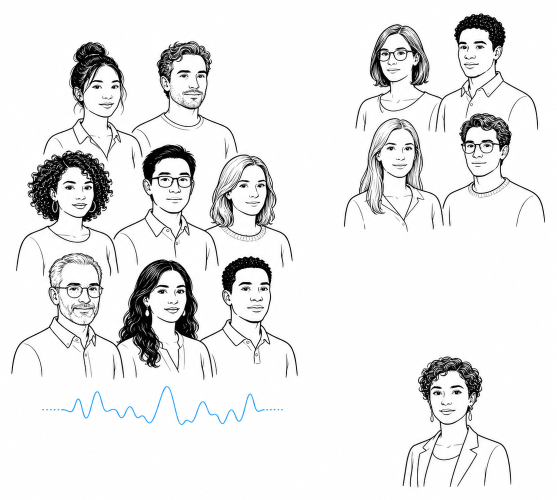
#> input picture figures/assets/participant_split_illustration.png, 1114 x 999 px (shown at 1/2 size); its folder holds only this picture in this run
$ python make_fig_protocol_hybrid.py
#> lines starting #> are read from the running program, lines starting #| are printed output that depends on the picture
"""Hybrid illustrated/vector normalization-sensitivity protocol figure.

The participant vignette is an illustration asset. All scientific geometry,
labels, transformations, arrows, and estimands are generated deterministically
with Matplotlib.
"""
from pathlib import Path

import matplotlib
matplotlib.use("Agg")
import matplotlib.pyplot as plt
import matplotlib.patheffects as pe
import numpy as np
from matplotlib.image import imread
from matplotlib.patches import Circle, FancyArrowPatch, FancyBboxPatch

HERE = Path(__file__).resolve().parent
ASSET = HERE / "assets" / "participant_split_illustration.png"

W_IN, H_IN = 12.8, 7.2
XMAX, YMAX = 100.0, 56.25

WHITE = "#FFFFFF"
BLACK = "#000000"
INK = "#202124"
MID = "#676767"
LIGHT = "#D8D8D8"
PALE = "#F5F5F3"
BLUE = "#56B4E9"       # Okabe-Ito sky blue
BLUE_DARK = "#0072B2"  # Okabe-Ito blue for readable type
VERM = "#D55E00"       # Okabe-Ito vermillion
GREEN = "#009E73"      # Okabe-Ito bluish green
ORANGE = "#E69F00"     # Okabe-Ito orange, used sparingly

plt.rcParams.update({
    "font.family": "sans-serif",
    "font.sans-serif": ["Segoe UI", "Arial", "DejaVu Sans"],
    "font.size": 8.0,
    "mathtext.fontset": "stix",
    "figure.facecolor": WHITE,
    "axes.facecolor": WHITE,
    "pdf.fonttype": 42,
    "ps.fonttype": 42,
    "lines.solid_capstyle": "round",
})


def rounded(ax, x0, y0, x1, y1, fc=WHITE, ec=LIGHT, lw=0.8,
            radius=0.9, z=2, shadow=False):
    patch = FancyBboxPatch(
        (x0, y0), x1 - x0, y1 - y0,
        boxstyle="round,pad=0,rounding_size=%.2f" % radius,
        facecolor=fc, edgecolor=ec, linewidth=lw, zorder=z,
    )
    if shadow:
        patch.set_path_effects([
            pe.SimplePatchShadow(offset=(0.45, -0.55), alpha=0.08, rho=0.99),
            pe.Normal(),
        ])
    ax.add_patch(patch)
    return patch


def arrow(ax, start, end, color=BLACK, lw=1.0, mutation=7,
          style="-|>", curve=0.0, ls="-", z=6):
    patch = FancyArrowPatch(
        start, end, arrowstyle=style, mutation_scale=mutation,
        color=color, linewidth=lw, linestyle=ls,
        connectionstyle="arc3,rad=%.3f" % curve,
        shrinkA=0, shrinkB=0, zorder=z,
    )
    ax.add_patch(patch)
    return patch


def label(ax, x, y, text, color=BLACK, size=7.0, weight="regular",
          ha="center", va="center", z=8, **kwargs):
    return ax.text(x, y, text, color=color, fontsize=size, weight=weight,
                   ha=ha, va=va, zorder=z, **kwargs)


def method_pill(ax, x, y, text, edge, width):
    rounded(ax, x - width / 2, y - 1.05, x + width / 2, y + 1.05,
            fc=WHITE, ec=edge, lw=0.9, radius=1.05, z=4)
    label(ax, x, y, text, color=INK, size=6.25, weight="medium")


def response(t, shift=0.0, width=0.15, shoulder=0.20):
    main = np.exp(-0.5 * ((t - (0.42 + shift)) / width) ** 2)
    tail = shoulder * np.exp(-0.5 * ((t - (0.72 + shift / 2)) / 0.13) ** 2)
    return main + tail


def plot_curve(ax, x0, x1, baseline, amplitude, color, shift=0.0,
               width=0.15, lw=1.25, alpha=1.0, ls="-", z=6):
    t = np.linspace(0.0, 1.0, 180)
    curve = response(t, shift=shift, width=width)
    x = x0 + (x1 - x0) * t
    y = baseline + amplitude * curve
    ax.plot(x, y, color=color, lw=lw, alpha=alpha, ls=ls, zorder=z)
    return t, x, y


def panel_header(ax, x, y, text, color=BLACK, align="left"):
    label(ax, x, y, text, color=color, size=8.2, weight="semibold",
          ha=align, va="center")


def participant_panel(ax):
    panel_header(ax, 1.3, 53.2, "PARTICIPANT SPLIT")
    img = imread(ASSET)
    ax.imshow(img, extent=(1.0, 19.0, 17.8, 34.0), origin="upper",
              interpolation="lanczos", zorder=1, aspect="auto")

    label(ax, 5.8, 35.3, "COHORT", size=6.5, weight="semibold")
    label(ax, 15.2, 35.3, "TRAINING", size=6.5, weight="semibold")
    label(ax, 15.7, 16.4, "HELD-OUT", size=6.5, weight="semibold")
    label(ax, 15.2, 33.8, "fit", color=MID, size=5.8)
    label(ax, 15.7, 15.0, "score", color=MID, size=5.8)

    # Fork arrows occupy the white gap deliberately left in the illustration.
    ax.plot([9.9, 11.5], [26.5, 26.5], color=BLACK, lw=0.9, zorder=5)
    arrow(ax, (11.5, 26.5), (13.3, 30.1), lw=0.9, mutation=6)
    arrow(ax, (11.5, 26.5), (13.4, 21.0), lw=0.9, mutation=6)

    # The held-out complete-record diagnostic is explicitly outside fitting.
    rounded(ax, 12.0, 9.1, 19.0, 13.0, fc=WHITE, ec=VERM,
            lw=0.9, radius=0.75, z=4)
    label(ax, 15.5, 11.05, "complete record", color=VERM,
          size=6.0, weight="semibold")
    arrow(ax, (15.7, 14.0), (15.7, 13.1), color=VERM,
          lw=0.9, mutation=6)


def retained_panel(ax):
    panel_header(ax, 23.0, 53.2, "LEVEL RETAINED", color=BLUE_DARK)
    label(ax, 23.0, 50.7, "between-participant height remains visible",
          color=MID, size=6.1, ha="left")

    # One shared ruler and paired pre/post locations. The same three subject
    # baselines are used on both sides, so separation is exact by construction.
    ax.plot([24.6, 24.6], [34.0, 48.4], color=BLACK, lw=0.9, zorder=5)
    for yy in (35.5, 41.0, 46.5):
        ax.plot([24.25, 24.95], [yy, yy], color=BLACK, lw=0.8, zorder=5)
    label(ax, 23.5, 41.2, "glucose level", color=MID, size=5.6,
          rotation=90)
    label(ax, 34.0, 48.7, "INPUT", color=MID, size=5.7, weight="semibold")
    label(ax, 51.0, 48.7, "TRANSFORMED", color=MID, size=5.7,
          weight="semibold")

    baselines = [35.4, 40.8, 46.0]
    shifts = [0.02, -0.015, 0.0]
    amps = [2.2, 2.7, 2.5]
    for base, sh, amp in zip(baselines, shifts, amps):
        plot_curve(ax, 27.0, 39.8, base, amp, BLACK, shift=sh,
                   lw=1.0, alpha=0.62)
        plot_curve(ax, 44.0, 56.8, base, amp * 0.88, BLUE_DARK,
                   shift=sh, lw=1.25)
        arrow(ax, (40.5, base + 0.8), (43.1, base + 0.8),
              color=BLACK, lw=0.75, mutation=5)

    arrow(ax, (58.6, baselines[0]), (58.6, baselines[-1]),
          color=BLUE_DARK, lw=1.0, mutation=6, style="<->")
    label(ax, 60.0, 40.8, "separation\nretained", color=BLUE_DARK,
          size=5.8, weight="semibold", ha="left")

    method_pill(ax, 35.5, 31.3, "global", BLUE_DARK, 8.2)
    method_pill(ax, 49.0, 31.3, "subject_scale", BLUE_DARK, 12.5)
    ax.add_patch(Circle((49.0, 29.75), 0.23, facecolor=VERM,
                        edgecolor="none", zorder=8))


def removed_mini(ax, x0, x1, mode):
    y_zero = 10.2
    y_raw = 16.0
    ax.plot([x0, x1], [y_zero, y_zero], color=BLACK, lw=0.8, zorder=4)
    ax.plot([x0, x1], [y_raw, y_raw], color=MID, lw=0.65,
            ls=(0, (2, 2)), alpha=0.75, zorder=3)

    t = np.linspace(0.0, 1.0, 180)
    raw_shape = response(t, shift={"premeal": -0.03,
                                   "center": 0.015,
                                   "z": 0.0}[mode],
                         width={"premeal": 0.14,
                                "center": 0.17,
                                "z": 0.12}[mode])
    x = x0 + (x1 - x0) * t
    raw_amp = {"premeal": 3.8, "center": 3.0, "z": 4.6}[mode]
    raw = y_raw + raw_amp * raw_shape
    ax.plot(x, raw, color=MID, lw=0.9, ls=(0, (2, 1.6)), alpha=0.75,
            zorder=5)

    if mode == "premeal":
        transformed = y_zero + 3.6 * (raw_shape - raw_shape[0])
        anchor_raw = raw[0]
        anchor_new = transformed[0]
        rule = "start to 0"
    elif mode == "center":
        centered = raw_shape - raw_shape.mean()
        transformed = y_zero + 3.3 * centered
        anchor_raw = y_raw + raw_amp * raw_shape.mean()
        anchor_new = y_zero
        rule = "mean to 0"
    else:
        standardized = (raw_shape - raw_shape.mean()) / raw_shape.std()
        transformed = y_zero + 1.25 * standardized
        anchor_raw = y_raw + raw_amp * raw_shape.mean()
        anchor_new = y_zero
        rule = "mean to 0; SD to 1"

    ax.plot(x, transformed, color=VERM, lw=1.25, zorder=7)
    arrow_x = x0 + 0.72
    arrow(ax, (arrow_x, anchor_raw), (arrow_x, anchor_new), color=VERM,
          lw=1.0, mutation=6)
    label(ax, (x0 + x1) / 2, 7.2, rule, color=MID, size=5.15)


def removed_panel(ax):
    panel_header(ax, 23.0, 26.8, "LEVEL REMOVED", color=VERM)
    label(ax, 23.0, 24.5, "absolute height is mapped to a common reference",
          color=MID, size=6.1, ha="left")

    # Shared legend for the deterministic curve geometry.
    ax.plot([51.0, 53.0], [24.5, 24.5], color=MID, lw=0.9,
            ls=(0, (2, 1.6)))
    label(ax, 53.5, 24.5, "original", color=MID, size=5.2, ha="left")
    ax.plot([57.2, 59.2], [24.5, 24.5], color=VERM, lw=1.15)
    label(ax, 59.7, 24.5, "transformed", color=MID, size=5.2, ha="left")

    ranges = [(24.0, 35.5), (37.5, 49.0), (51.0, 62.5)]
    modes = ["premeal", "center", "z"]
    names = ["premeal_center", "subject_center", "subject_z"]
    for (x0, x1), mode, name in zip(ranges, modes, names):
        removed_mini(ax, x0, x1, mode)
        label(ax, (x0 + x1) / 2, 5.3, name, color=INK,
              size=5.75, weight="medium")

    for x in (43.25, 56.75):
        ax.add_patch(Circle((x, 4.0), 0.23, facecolor=VERM,
                            edgecolor="none", zorder=8))


def leakage_probe(ax):
    dash = (0, (3.0, 2.2))
    # Trunk begins at the complete held-out record and crosses the fit boundary.
    ax.plot([15.5, 21.4, 21.4], [9.0, 9.0, 2.45], color=VERM,
            lw=0.9, ls=dash, zorder=4)
    ax.plot([21.4, 56.75], [2.45, 2.45], color=VERM,
            lw=0.9, ls=dash, zorder=4)
    label(ax, 22.0, 1.1, "leakage probe", color=VERM, size=5.9,
          weight="semibold", ha="left")

    # Exactly three targets: subject_scale, subject_center, subject_z.
    ax.plot([21.4, 21.4, 49.0], [2.45, 29.75, 29.75], color=VERM,
            lw=0.9, ls=dash, zorder=4)
    arrow(ax, (48.25, 29.75), (48.78, 29.75), color=VERM,
          lw=0.9, mutation=5, ls=dash)
    for x in (43.25, 56.75):
        arrow(ax, (x, 2.45), (x, 3.75), color=VERM,
              lw=0.9, mutation=5, ls=dash)


def model_card(ax, y0, full):
    y1 = y0 + 12.0
    rounded(ax, 66.0, y0, 82.0, y1, fc=WHITE, ec=LIGHT,
            lw=0.8, radius=0.9, z=2, shadow=True)
    title = "CGM + context" if full else "context only"
    label(ax, 67.2, y1 - 2.1, title, color=BLACK, size=7.0,
          weight="semibold", ha="left")

    # Input glyphs are intentionally schematic, not performance plots.
    if full:
        t = np.linspace(0.0, 1.0, 80)
        x = 67.3 + 4.2 * t
        y = y0 + 5.2 + 0.7 * response(t, width=0.16)
        ax.plot(x, y, color=BLUE_DARK, lw=1.0, zorder=6)
        ax.text(72.0, y0 + 5.5, "+", fontsize=8.5, color=BLACK,
                ha="center", va="center", zorder=7)
        dots_x = 73.0
    else:
        dots_x = 68.2
    for i in range(3):
        ax.add_patch(Circle((dots_x + i * 0.85, y0 + 5.5), 0.23,
                            facecolor=BLACK, edgecolor="none", zorder=6))

    arrow(ax, (76.1, y0 + 5.5), (78.0, y0 + 5.5), color=BLACK,
          lw=0.85, mutation=5)
    ax.add_patch(Circle((79.4, y0 + 5.5), 1.15, facecolor=PALE,
                        edgecolor=BLACK, linewidth=0.75, zorder=5))
    label(ax, 79.4, y0 + 5.5, r"$f$", size=8.2, weight="semibold")
    arrow(ax, (80.7, y0 + 5.5), (81.5, y0 + 5.5), color=BLACK,
          lw=0.85, mutation=5)
    label(ax, 81.6, y0 + 5.5, r"$\hat{y}$", size=8.0, ha="left")


def matched_panel(ax):
    panel_header(ax, 66.0, 53.2, "MATCHED MODELS")
    label(ax, 66.0, 50.7, "same meals | same split", color=MID,
          size=6.1, ha="left")
    model_card(ax, 34.3, full=True)
    model_card(ax, 19.5, full=False)

    label(ax, 74.0, 15.5,
          r"$R^2_{\mathrm{CGM+context}} - R^2_{\mathrm{context}}$",
          color=BLACK, size=7.1, weight="semibold")
    arrow(ax, (74.0, 13.7), (74.0, 11.2), color=GREEN,
          lw=1.1, mutation=7)
    rounded(ax, 69.5, 6.7, 78.5, 10.9, fc=WHITE, ec=GREEN,
            lw=1.1, radius=0.9, z=4)
    label(ax, 74.0, 8.8, r"$\Delta R^2$", color=GREEN,
          size=11.0, weight="semibold")
    label(ax, 74.0, 4.8, "CGM increment", color=MID, size=5.8)


def sensitivity_panel(ax):
    panel_header(ax, 86.0, 53.2, "SENSITIVITY")
    label(ax, 86.0, 50.7, "paired meals | participant clusters",
          color=MID, size=6.0, ha="left")

    rounded(ax, 86.0, 37.4, 98.0, 43.1, fc=WHITE, ec=BLUE_DARK,
            lw=0.9, radius=0.9, z=3)
    label(ax, 92.0, 40.25, r"$\Delta R^2_{\mathrm{global}}$",
          color=BLUE_DARK, size=8.5, weight="semibold")
    label(ax, 92.0, 34.6, "minus", color=MID, size=5.8,
          weight="semibold")
    rounded(ax, 86.0, 25.9, 98.0, 31.6, fc=WHITE, ec=VERM,
            lw=0.9, radius=0.9, z=3)
    label(ax, 92.0, 28.75, r"$\Delta R^2_{\mathrm{subject\_z}}$",
          color=VERM, size=8.5, weight="semibold")

    arrow(ax, (92.0, 24.0), (92.0, 20.5), color=GREEN,
          lw=1.15, mutation=7)
    rounded(ax, 86.0, 13.7, 98.0, 20.2, fc=WHITE, ec=GREEN,
            lw=1.2, radius=1.0, z=3)
    label(ax, 92.0, 16.95, r"$\Delta\Delta R^2$", color=GREEN,
          size=12.0, weight="semibold")

    # Outcome categories are small endpoints, not a conclusion banner.
    outcomes = [(87.8, "changes", BLUE_DARK),
                (92.0, "negligible", GREEN),
                (96.2, "inconclusive", MID)]
    for x, text, color in outcomes:
        ax.add_patch(Circle((x, 9.0), 0.42, facecolor=color,
                            edgecolor="none", zorder=5))
        label(ax, x, 7.3, text, color=color, size=4.9,
              weight="semibold")


def main():
    if not ASSET.exists():
        raise FileNotFoundError("Missing illustration asset: %s" % ASSET)

    fig, ax = plt.subplots(figsize=(W_IN, H_IN))
    ax.set_xlim(0.0, XMAX)
    ax.set_ylim(0.0, YMAX)
    ax.set_aspect("equal")
    ax.axis("off")

    # Fine panel rules maintain one continuous figure without card-like framing.
    for x in (20.4, 64.4, 84.4):
        ax.plot([x, x], [3.8, 53.2], color=LIGHT, lw=0.8, zorder=1)
    ax.plot([22.5, 62.5], [28.7, 28.7], color=LIGHT, lw=0.75, zorder=1)
    ax.plot([20.4, 20.4], [3.8, 53.2], color=BLACK, lw=0.75,
            ls=(0, (3.0, 2.5)), zorder=2)
    label(ax, 20.0, 51.8, "fit boundary", color=MID, size=5.2,
          rotation=90, ha="right")

    participant_panel(ax)
#> in participant_panel, img is the input picture: shape (999, 1114, 3) float32; mean R, G, B 0.922, 0.923, 0.924
    retained_panel(ax)
    removed_panel(ax)
    leakage_probe(ax)
    matched_panel(ax)
    sensitivity_panel(ax)

    fig.subplots_adjust(left=0, right=1, top=1, bottom=0)
    outputs = []
    for suffix in ("pdf", "png", "svg"):
        output = HERE / ("fig_protocol_hybrid." + suffix)
        fig.savefig(output, dpi=600, facecolor=WHITE,
                    bbox_inches=None, pad_inches=0)
        outputs.append(output)
        print("wrote %s" % output)
#> this loop made 3 passes
#> pass 1, in main, `fig.savefig(output, dpi=600, facecolor=WHITE, bbox_inches=None, pad_in..`:
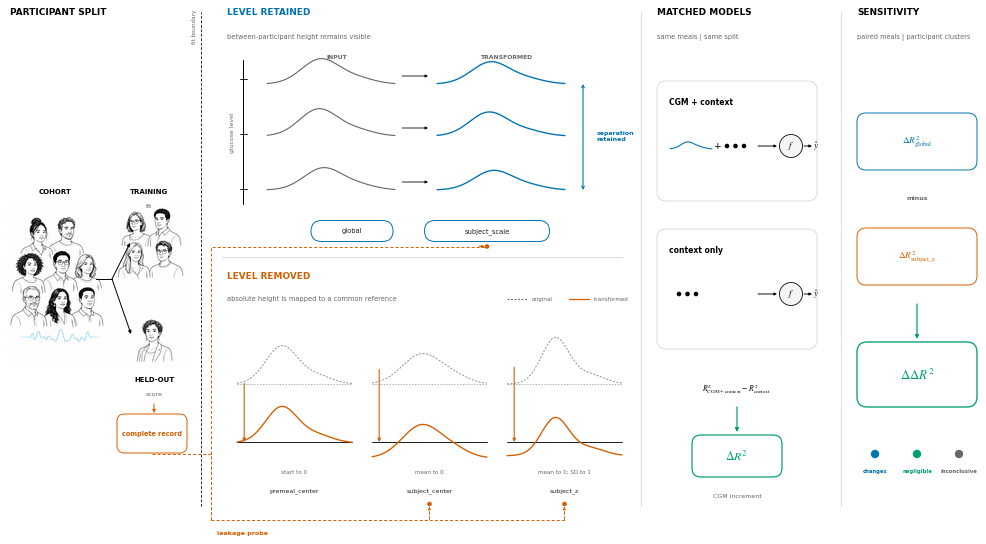
#> figure drawn by matplotlib, 1 panel
    plt.close(fig)
    print("canvas %.2f x %.2f in (16:9)" % (W_IN, H_IN))
    print("illustration asset %s" % ASSET)


if __name__ == "__main__":
    main()
